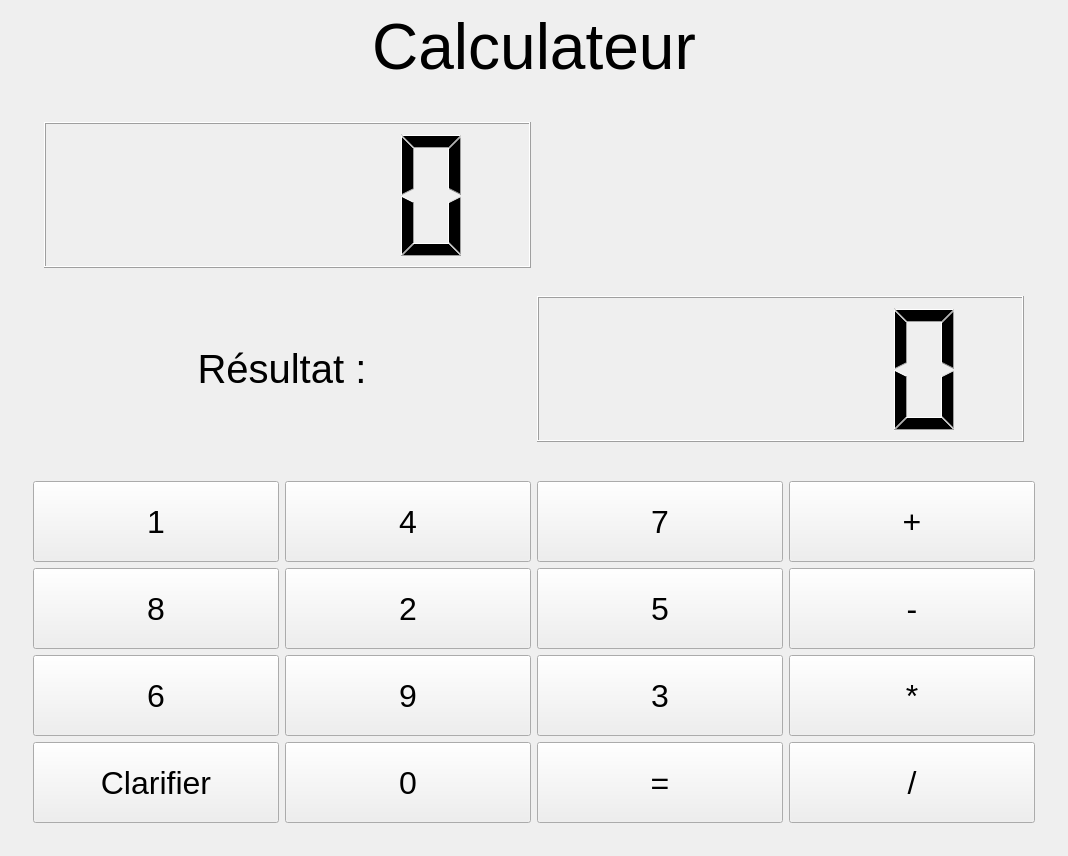
<?xml version="1.0" encoding="UTF-8"?>
<ui version="4.0">
 <class>Widget</class>
 <widget class="QWidget" name="Widget">
  <property name="geometry">
   <rect>
    <x>0</x>
    <y>0</y>
    <width>1068</width>
    <height>856</height>
   </rect>
  </property>
  <property name="windowTitle">
   <string>Widget</string>
  </property>
  <layout class="QVBoxLayout" name="verticalLayout_3">
   <item>
    <widget class="QLabel" name="label">
     <property name="sizePolicy">
      <sizepolicy hsizetype="Preferred" vsizetype="Maximum">
       <horstretch>0</horstretch>
       <verstretch>0</verstretch>
      </sizepolicy>
     </property>
     <property name="font">
      <font>
       <pointsize>48</pointsize>
      </font>
     </property>
     <property name="text">
      <string>Calculateur</string>
     </property>
     <property name="alignment">
      <set>Qt::AlignCenter</set>
     </property>
    </widget>
   </item>
   <item>
    <widget class="QWidget" name="widget_5" native="true">
     <layout class="QVBoxLayout" name="verticalLayout_2">
      <item>
       <widget class="QWidget" name="widget_2" native="true">
        <layout class="QVBoxLayout" name="verticalLayout">
         <item>
          <widget class="QWidget" name="widget_3" native="true">
           <layout class="QHBoxLayout" name="horizontalLayout_2">
            <item>
             <widget class="QLCDNumber" name="lcdMemo"/>
            </item>
            <item>
             <widget class="QLabel" name="label_operator">
              <property name="font">
               <font>
                <pointsize>30</pointsize>
               </font>
              </property>
              <property name="text">
               <string/>
              </property>
              <property name="alignment">
               <set>Qt::AlignCenter</set>
              </property>
             </widget>
            </item>
           </layout>
          </widget>
         </item>
         <item>
          <widget class="QWidget" name="widget_4" native="true">
           <layout class="QHBoxLayout" name="horizontalLayout">
            <item>
             <widget class="QLabel" name="label_3">
              <property name="font">
               <font>
                <pointsize>30</pointsize>
               </font>
              </property>
              <property name="text">
               <string>Résultat : </string>
              </property>
              <property name="alignment">
               <set>Qt::AlignCenter</set>
              </property>
             </widget>
            </item>
            <item>
             <widget class="QLCDNumber" name="lcdResult"/>
            </item>
           </layout>
          </widget>
         </item>
        </layout>
       </widget>
      </item>
      <item>
       <widget class="QWidget" name="widget" native="true">
        <layout class="QGridLayout" name="gridLayout">
         <item row="0" column="0">
          <widget class="QPushButton" name="pushButton_7">
           <property name="sizePolicy">
            <sizepolicy hsizetype="Minimum" vsizetype="Preferred">
             <horstretch>0</horstretch>
             <verstretch>0</verstretch>
            </sizepolicy>
           </property>
           <property name="font">
            <font>
             <pointsize>24</pointsize>
            </font>
           </property>
           <property name="text">
            <string>1</string>
           </property>
          </widget>
         </item>
         <item row="0" column="1">
          <widget class="QPushButton" name="pushButton">
           <property name="sizePolicy">
            <sizepolicy hsizetype="Minimum" vsizetype="Preferred">
             <horstretch>0</horstretch>
             <verstretch>0</verstretch>
            </sizepolicy>
           </property>
           <property name="font">
            <font>
             <pointsize>24</pointsize>
            </font>
           </property>
           <property name="text">
            <string>4</string>
           </property>
          </widget>
         </item>
         <item row="0" column="2">
          <widget class="QPushButton" name="pushButton_12">
           <property name="sizePolicy">
            <sizepolicy hsizetype="Minimum" vsizetype="Preferred">
             <horstretch>0</horstretch>
             <verstretch>0</verstretch>
            </sizepolicy>
           </property>
           <property name="font">
            <font>
             <pointsize>24</pointsize>
            </font>
           </property>
           <property name="text">
            <string>7</string>
           </property>
          </widget>
         </item>
         <item row="0" column="3">
          <widget class="QPushButton" name="pushButton_8">
           <property name="sizePolicy">
            <sizepolicy hsizetype="Minimum" vsizetype="Preferred">
             <horstretch>0</horstretch>
             <verstretch>0</verstretch>
            </sizepolicy>
           </property>
           <property name="font">
            <font>
             <pointsize>24</pointsize>
            </font>
           </property>
           <property name="text">
            <string>+</string>
           </property>
          </widget>
         </item>
         <item row="1" column="0">
          <widget class="QPushButton" name="pushButton_9">
           <property name="sizePolicy">
            <sizepolicy hsizetype="Minimum" vsizetype="Preferred">
             <horstretch>0</horstretch>
             <verstretch>0</verstretch>
            </sizepolicy>
           </property>
           <property name="font">
            <font>
             <pointsize>24</pointsize>
            </font>
           </property>
           <property name="text">
            <string>8</string>
           </property>
          </widget>
         </item>
         <item row="1" column="1">
          <widget class="QPushButton" name="pushButton_2">
           <property name="sizePolicy">
            <sizepolicy hsizetype="Minimum" vsizetype="Preferred">
             <horstretch>0</horstretch>
             <verstretch>0</verstretch>
            </sizepolicy>
           </property>
           <property name="font">
            <font>
             <pointsize>24</pointsize>
            </font>
           </property>
           <property name="text">
            <string>2</string>
           </property>
          </widget>
         </item>
         <item row="1" column="2">
          <widget class="QPushButton" name="pushButton_13">
           <property name="sizePolicy">
            <sizepolicy hsizetype="Minimum" vsizetype="Preferred">
             <horstretch>0</horstretch>
             <verstretch>0</verstretch>
            </sizepolicy>
           </property>
           <property name="font">
            <font>
             <pointsize>24</pointsize>
            </font>
           </property>
           <property name="text">
            <string>5</string>
           </property>
          </widget>
         </item>
         <item row="1" column="3">
          <widget class="QPushButton" name="pushButton_14">
           <property name="sizePolicy">
            <sizepolicy hsizetype="Minimum" vsizetype="Preferred">
             <horstretch>0</horstretch>
             <verstretch>0</verstretch>
            </sizepolicy>
           </property>
           <property name="font">
            <font>
             <pointsize>24</pointsize>
            </font>
           </property>
           <property name="text">
            <string>-</string>
           </property>
          </widget>
         </item>
         <item row="2" column="0">
          <widget class="QPushButton" name="pushButton_6">
           <property name="sizePolicy">
            <sizepolicy hsizetype="Minimum" vsizetype="Preferred">
             <horstretch>0</horstretch>
             <verstretch>0</verstretch>
            </sizepolicy>
           </property>
           <property name="font">
            <font>
             <pointsize>24</pointsize>
            </font>
           </property>
           <property name="text">
            <string>6</string>
           </property>
          </widget>
         </item>
         <item row="2" column="1">
          <widget class="QPushButton" name="pushButton_3">
           <property name="sizePolicy">
            <sizepolicy hsizetype="Minimum" vsizetype="Preferred">
             <horstretch>0</horstretch>
             <verstretch>0</verstretch>
            </sizepolicy>
           </property>
           <property name="font">
            <font>
             <pointsize>24</pointsize>
            </font>
           </property>
           <property name="text">
            <string>9</string>
           </property>
          </widget>
         </item>
         <item row="2" column="2">
          <widget class="QPushButton" name="pushButton_11">
           <property name="sizePolicy">
            <sizepolicy hsizetype="Minimum" vsizetype="Preferred">
             <horstretch>0</horstretch>
             <verstretch>0</verstretch>
            </sizepolicy>
           </property>
           <property name="font">
            <font>
             <pointsize>24</pointsize>
            </font>
           </property>
           <property name="text">
            <string>3</string>
           </property>
          </widget>
         </item>
         <item row="2" column="3">
          <widget class="QPushButton" name="pushButton_5">
           <property name="sizePolicy">
            <sizepolicy hsizetype="Minimum" vsizetype="Preferred">
             <horstretch>0</horstretch>
             <verstretch>0</verstretch>
            </sizepolicy>
           </property>
           <property name="font">
            <font>
             <pointsize>24</pointsize>
            </font>
           </property>
           <property name="text">
            <string>*</string>
           </property>
          </widget>
         </item>
         <item row="3" column="0">
          <widget class="QPushButton" name="pushButton_16">
           <property name="sizePolicy">
            <sizepolicy hsizetype="Minimum" vsizetype="Preferred">
             <horstretch>0</horstretch>
             <verstretch>0</verstretch>
            </sizepolicy>
           </property>
           <property name="font">
            <font>
             <pointsize>24</pointsize>
            </font>
           </property>
           <property name="text">
            <string>Clarifier</string>
           </property>
          </widget>
         </item>
         <item row="3" column="1">
          <widget class="QPushButton" name="pushButton_4">
           <property name="sizePolicy">
            <sizepolicy hsizetype="Minimum" vsizetype="Preferred">
             <horstretch>0</horstretch>
             <verstretch>0</verstretch>
            </sizepolicy>
           </property>
           <property name="font">
            <font>
             <pointsize>24</pointsize>
            </font>
           </property>
           <property name="text">
            <string>0</string>
           </property>
          </widget>
         </item>
         <item row="3" column="2">
          <widget class="QPushButton" name="pushButton_15">
           <property name="sizePolicy">
            <sizepolicy hsizetype="Minimum" vsizetype="Preferred">
             <horstretch>0</horstretch>
             <verstretch>0</verstretch>
            </sizepolicy>
           </property>
           <property name="font">
            <font>
             <pointsize>24</pointsize>
            </font>
           </property>
           <property name="text">
            <string>=</string>
           </property>
          </widget>
         </item>
         <item row="3" column="3">
          <widget class="QPushButton" name="pushButton_10">
           <property name="sizePolicy">
            <sizepolicy hsizetype="Minimum" vsizetype="Preferred">
             <horstretch>0</horstretch>
             <verstretch>0</verstretch>
            </sizepolicy>
           </property>
           <property name="font">
            <font>
             <pointsize>24</pointsize>
            </font>
           </property>
           <property name="text">
            <string>/</string>
           </property>
          </widget>
         </item>
        </layout>
       </widget>
      </item>
     </layout>
    </widget>
   </item>
  </layout>
 </widget>
 <layoutdefault spacing="6" margin="11"/>
 <resources/>
 <connections>
  <connection>
   <sender>pushButton_7</sender>
   <signal>clicked()</signal>
   <receiver>Widget</receiver>
   <slot>number_clicked()</slot>
   <hints>
    <hint type="sourcelabel">
     <x>197</x>
     <y>526</y>
    </hint>
    <hint type="destinationlabel">
     <x>5</x>
     <y>551</y>
    </hint>
   </hints>
  </connection>
  <connection>
   <sender>pushButton_9</sender>
   <signal>clicked()</signal>
   <receiver>Widget</receiver>
   <slot>number_clicked()</slot>
   <hints>
    <hint type="sourcelabel">
     <x>69</x>
     <y>615</y>
    </hint>
    <hint type="destinationlabel">
     <x>4</x>
     <y>618</y>
    </hint>
   </hints>
  </connection>
  <connection>
   <sender>pushButton_6</sender>
   <signal>clicked()</signal>
   <receiver>Widget</receiver>
   <slot>number_clicked()</slot>
   <hints>
    <hint type="sourcelabel">
     <x>72</x>
     <y>689</y>
    </hint>
    <hint type="destinationlabel">
     <x>2</x>
     <y>685</y>
    </hint>
   </hints>
  </connection>
  <connection>
   <sender>pushButton</sender>
   <signal>clicked()</signal>
   <receiver>Widget</receiver>
   <slot>number_clicked()</slot>
   <hints>
    <hint type="sourcelabel">
     <x>395</x>
     <y>524</y>
    </hint>
    <hint type="destinationlabel">
     <x>6</x>
     <y>480</y>
    </hint>
   </hints>
  </connection>
  <connection>
   <sender>pushButton_2</sender>
   <signal>clicked()</signal>
   <receiver>Widget</receiver>
   <slot>number_clicked()</slot>
   <hints>
    <hint type="sourcelabel">
     <x>426</x>
     <y>592</y>
    </hint>
    <hint type="destinationlabel">
     <x>5</x>
     <y>457</y>
    </hint>
   </hints>
  </connection>
  <connection>
   <sender>pushButton_3</sender>
   <signal>clicked()</signal>
   <receiver>Widget</receiver>
   <slot>number_clicked()</slot>
   <hints>
    <hint type="sourcelabel">
     <x>386</x>
     <y>689</y>
    </hint>
    <hint type="destinationlabel">
     <x>6</x>
     <y>820</y>
    </hint>
   </hints>
  </connection>
  <connection>
   <sender>pushButton_4</sender>
   <signal>clicked()</signal>
   <receiver>Widget</receiver>
   <slot>number_clicked()</slot>
   <hints>
    <hint type="sourcelabel">
     <x>462</x>
     <y>793</y>
    </hint>
    <hint type="destinationlabel">
     <x>6</x>
     <y>727</y>
    </hint>
   </hints>
  </connection>
  <connection>
   <sender>pushButton_12</sender>
   <signal>clicked()</signal>
   <receiver>Widget</receiver>
   <slot>number_clicked()</slot>
   <hints>
    <hint type="sourcelabel">
     <x>673</x>
     <y>523</y>
    </hint>
    <hint type="destinationlabel">
     <x>1309</x>
     <y>307</y>
    </hint>
   </hints>
  </connection>
  <connection>
   <sender>pushButton_13</sender>
   <signal>clicked()</signal>
   <receiver>Widget</receiver>
   <slot>number_clicked()</slot>
   <hints>
    <hint type="sourcelabel">
     <x>670</x>
     <y>604</y>
    </hint>
    <hint type="destinationlabel">
     <x>1340</x>
     <y>439</y>
    </hint>
   </hints>
  </connection>
  <connection>
   <sender>pushButton_11</sender>
   <signal>clicked()</signal>
   <receiver>Widget</receiver>
   <slot>number_clicked()</slot>
   <hints>
    <hint type="sourcelabel">
     <x>663</x>
     <y>681</y>
    </hint>
    <hint type="destinationlabel">
     <x>1327</x>
     <y>486</y>
    </hint>
   </hints>
  </connection>
  <connection>
   <sender>pushButton_8</sender>
   <signal>clicked()</signal>
   <receiver>Widget</receiver>
   <slot>operator_clicked()</slot>
   <hints>
    <hint type="sourcelabel">
     <x>970</x>
     <y>539</y>
    </hint>
    <hint type="destinationlabel">
     <x>1359</x>
     <y>517</y>
    </hint>
   </hints>
  </connection>
  <connection>
   <sender>pushButton_14</sender>
   <signal>clicked()</signal>
   <receiver>Widget</receiver>
   <slot>operator_clicked()</slot>
   <hints>
    <hint type="sourcelabel">
     <x>923</x>
     <y>605</y>
    </hint>
    <hint type="destinationlabel">
     <x>1269</x>
     <y>600</y>
    </hint>
   </hints>
  </connection>
  <connection>
   <sender>pushButton_5</sender>
   <signal>clicked()</signal>
   <receiver>Widget</receiver>
   <slot>operator_clicked()</slot>
   <hints>
    <hint type="sourcelabel">
     <x>891</x>
     <y>695</y>
    </hint>
    <hint type="destinationlabel">
     <x>1293</x>
     <y>705</y>
    </hint>
   </hints>
  </connection>
  <connection>
   <sender>pushButton_10</sender>
   <signal>clicked()</signal>
   <receiver>Widget</receiver>
   <slot>operator_clicked()</slot>
   <hints>
    <hint type="sourcelabel">
     <x>920</x>
     <y>784</y>
    </hint>
    <hint type="destinationlabel">
     <x>1279</x>
     <y>761</y>
    </hint>
   </hints>
  </connection>
  <connection>
   <sender>pushButton_15</sender>
   <signal>clicked()</signal>
   <receiver>Widget</receiver>
   <slot>equal_clicked()</slot>
   <hints>
    <hint type="sourcelabel">
     <x>648</x>
     <y>784</y>
    </hint>
    <hint type="destinationlabel">
     <x>1176</x>
     <y>745</y>
    </hint>
   </hints>
  </connection>
  <connection>
   <sender>pushButton_16</sender>
   <signal>clicked()</signal>
   <receiver>Widget</receiver>
   <slot>clear_clicked()</slot>
   <hints>
    <hint type="sourcelabel">
     <x>140</x>
     <y>786</y>
    </hint>
    <hint type="destinationlabel">
     <x>372</x>
     <y>960</y>
    </hint>
   </hints>
  </connection>
 </connections>
 <slots>
  <slot>number_clicked()</slot>
  <slot>operator_clicked()</slot>
  <slot>equal_clicked()</slot>
  <slot>clear_clicked()</slot>
 </slots>
</ui>
